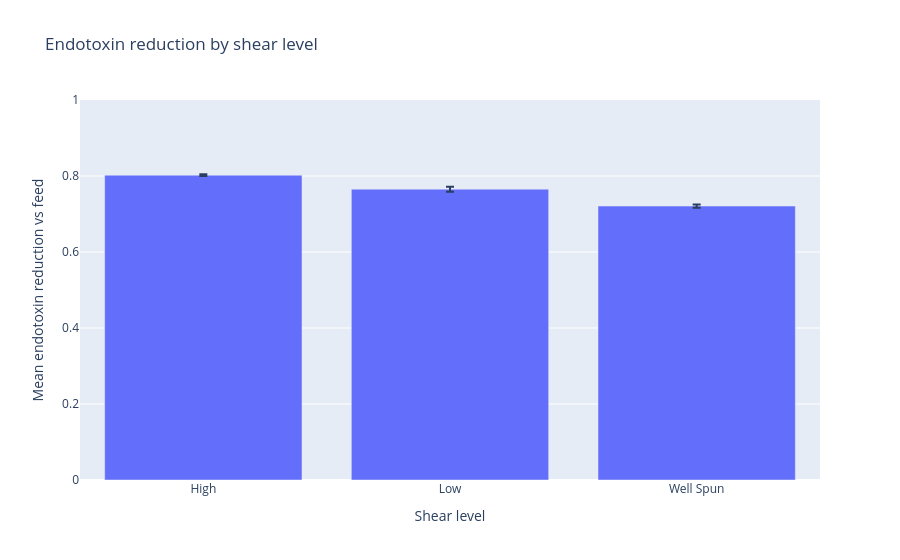

Notebook code for this chart:
### Code cell
import plotly.graph_objects as go

if runs.empty:
    print("No data in 'runs' to plot.")
else:
    et_summary = runs.groupby("shear_level")["endotoxin_reduction_vs_feed"].agg(["mean", "std"]).dropna(subset=["mean"])

    if et_summary.empty:
        print("No endotoxin reduction values available for plotting.")
    else:
        fig = go.Figure(go.Bar(
            x=et_summary.index,
            y=et_summary["mean"],
            error_y=dict(type="data", array=et_summary["std"].fillna(0)),
        ))
        fig.update_layout(
            title="Endotoxin reduction by shear level",
            xaxis_title="Shear level",
            yaxis_title="Mean endotoxin reduction vs feed",
            yaxis_range=[0, 1],
        )
        fig.show()

### Figure 1 — Plotly figure (JSON) as saved in the notebook; plotly's stock layout.template omitted (floating-point values rounded to 4 significant figures)
{"data": [{"error_y": {"array": [0.002169, 0.006507, 0.004338], "type": "data"}, "type": "bar", "x": ["High", "Low", "Well Spun"], "y": [0.8021, 0.7653, 0.7209]}], "layout": {"title": {"text": "Endotoxin reduction by shear level"}, "xaxis": {"title": {"text": "Shear level"}}, "yaxis": {"range": [0, 1], "title": {"text": "Mean endotoxin reduction vs feed"}}}}
